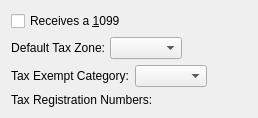
         <widget class="QWidget" name="_taxPage">
          <layout class="QVBoxLayout" name="verticalLayout">
           <item>
            <widget class="QCheckBox" name="_receives1099">
             <property name="text">
              <string>Receives a &amp;1099</string>
             </property>
            </widget>
           </item>
           <item>
            <layout class="QHBoxLayout" name="_9">
             <property name="spacing">
              <number>5</number>
             </property>
             <item>
              <widget class="QLabel" name="_taxzoneLit">
               <property name="text">
                <string>Default Tax Zone:</string>
               </property>
               <property name="alignment">
                <set>Qt::AlignRight|Qt::AlignTrailing|Qt::AlignVCenter</set>
               </property>
               <property name="buddy">
                <cstring>_taxzone</cstring>
               </property>
              </widget>
             </item>
             <item>
              <widget class="XComboBox" name="_taxzone">
               <property name="allowNull">
                <bool>true</bool>
               </property>
               <property name="nullStr">
                <string>None</string>
               </property>
               <property name="type">
                <enum>XComboBox::TaxZones</enum>
               </property>
              </widget>
             </item>
             <item>
              <spacer>
               <property name="orientation">
                <enum>Qt::Horizontal</enum>
               </property>
               <property name="sizeHint" stdset="0">
                <size>
                 <width>40</width>
                 <height>20</height>
                </size>
               </property>
              </spacer>
             </item>
            </layout>
           </item>
           <item>
            <layout class="QHBoxLayout" name="horizontalLayout_14">
             <item>
              <widget class="QLabel" name="_taxExemptLit">
               <property name="text">
                <string>Tax Exempt Category:</string>
               </property>
              </widget>
             </item>
             <item>
              <widget class="TaxExemptCluster" name="_taxExempt"/>
             </item>
             <item>
              <spacer name="horizontalSpacer_10">
               <property name="orientation">
                <enum>Qt::Horizontal</enum>
               </property>
               <property name="sizeHint" stdset="0">
                <size>
                 <width>40</width>
                 <height>20</height>
                </size>
               </property>
              </spacer>
             </item>
            </layout>
           </item>
           <item>
            <widget class="QLabel" name="_taxregLit">
             <property name="text">
              <string>Tax Registration Numbers:</string>
             </property>
             <property name="buddy">
              <cstring>_taxreg</cstring>
             </property>
            </widget>
           </item>
          </layout>
         </widget>
